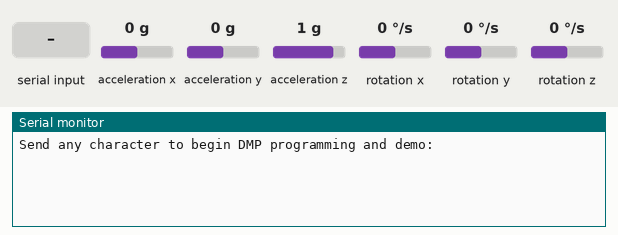
Bench run of a sketch on a simulated TI MSP430 LaunchPad. On the bench: the last lines printed to the serial monitor. The test bench sets the inputs (shaded band); at power-on: acceleration x 0 g, acceleration y 0 g, acceleration z 1 g, rotation z 0 °/s, rotation x 0 °/s, rotation y 0 °/s.

Above: at 0.8 s.
0.9 s: "1" received over Serial
At 1.5 s:
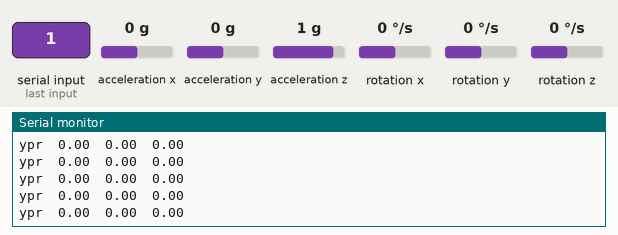
2.4 s: acceleration x set to -1.4 g
At 3.0 s:
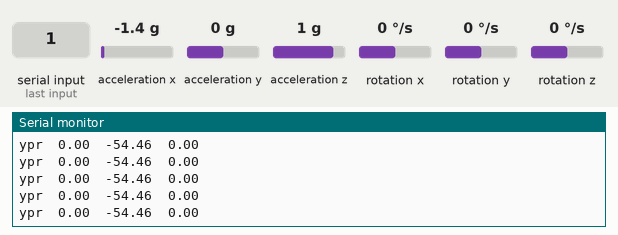
3.9 s: acceleration y set to -1.4 g
At 4.9 s:
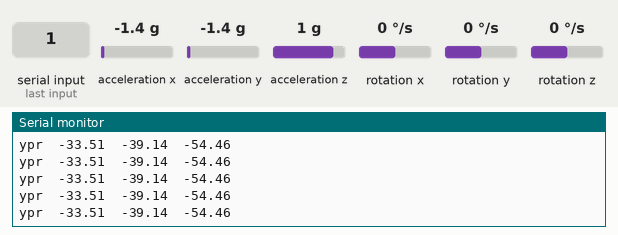
5.4 s: acceleration z set to -1.4 g
At 5.9 s:
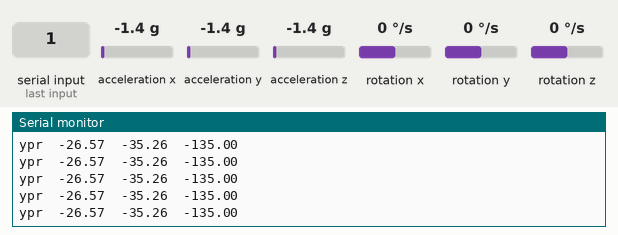
6.9 s: rotation z set to -192 °/s
At 7.8 s:
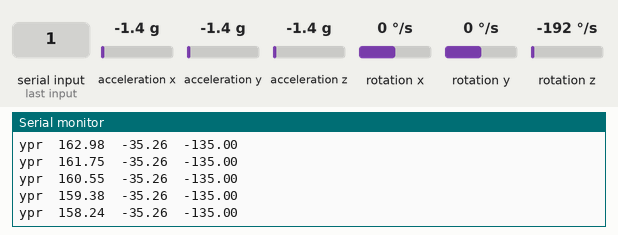
Timing chart, 0 to 9.4 s (numbered marks = the images above; inputs shaded):
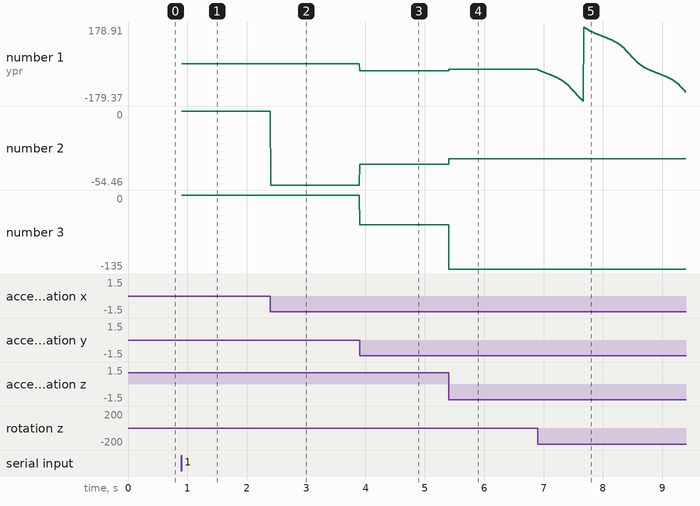

Measured:
- after the input at 0.9 s, the serial monitor: prints a new line at once (image 1)
- after the input at 2.4 s, the serial monitor: prints a new line at once (image 2)
- after the input at 3.9 s, the serial monitor: prints a new line at once (image 3)
- after the input at 5.4 s, the serial monitor: prints a new line at once (image 4)
- after the input at 6.9 s, the serial monitor: prints a new line at once (image 5)
- plotted number 1: 0 → -33.51 after the input at 3.9 s, -33.51 → -26.57 after the input at 5.4 s, -26.57 → -136.91 after the input at 6.9 s
- plotted number 2: 0 → -54.46 after the input at 2.4 s, -54.46 → -39.14 after the input at 3.9 s, -39.14 → -35.26 after the input at 5.4 s
- plotted number 3: -54.46 → -135 after the input at 5.4 s

The sketch:

minimal.ino
```cpp
#define I2CDEV_IMPLEMENTATION I2CDEV_ARDUINO_WIRE
#include "I2Cdev.h"
#include "Wire.h"
#include "MPU6050_6Axis_MotionApps20.h"

MPU6050 mpu;

// MPU control/status vars
bool dmpReady = false;  // set true if DMP init was successful
uint16_t packetSize;    // expected DMP packet size (default is 42 bytes)
uint16_t fifoCount;     // count of all bytes currently in FIFO
uint8_t fifoBuffer[64]; // FIFO storage buffer

// orientation/motion vars
Quaternion q;           // [w, x, y, z]         quaternion container
VectorFloat gravity;    // [x, y, z]            gravity vector
float ypr[3];           // [yaw, pitch, roll]   yaw/pitch/roll container and gravity vector

// ================================================================
// ===                      INITIAL SETUP                       ===
// ================================================================

void setup() {
    // initialize serial communication
    Serial.begin(115200);
    while (!Serial); // wait for Leonardo enumeration, others continue immediately

    // wait for ready
    Serial.println(F("\nSend any character to begin DMP programming and demo: "));
    while (Serial.available() && Serial.read()); // empty buffer
    while (!Serial.available());                 // wait for data
    while (Serial.available() && Serial.read()); // empty buffer again
    Serial.println(F("\nSTARTING"));

    // join I2C bus (I2Cdev library doesn't do this automatically)
    Wire.begin();

    // verify connection
    Serial.println(F("Testing device connections..."));
    Serial.println(mpu.testConnection() ? F("MPU6050 connection successful") : F("MPU6050 connection failed"));
    mpu.resetFIFO();
    mpu.getIntStatus();
    packetSize = mpu.dmpGetFIFOPacketSize();
}


// ================================================================
// ===                    MAIN PROGRAM LOOP                     ===
// ================================================================

void loop() {
    // wait for MPU interrupt or extra packet(s) available
    do {
        // other program behavior stuff here
        // .
        // .
        // .
        fifoCount = mpu.getFIFOCount();
    } while (fifoCount < packetSize);

    // check for overflow (this should never happen unless our code is too inefficient)
    uint8_t mpuIntStatus = mpu.getIntStatus();
    if ((mpuIntStatus & 0x10) || fifoCount == 1024) {
        // reset so we can continue cleanly
        mpu.resetFIFO();
        Serial.print(F("FIFO overflow! "));
        Serial.print(fifoCount);
        Serial.print(' ');
        Serial.println(mpuIntStatus);

    // otherwise, check for DMP data ready interrupt (this should happen frequently)
    } else if (mpuIntStatus & 0x02) {
        // read a packet from FIFO
        mpu.getFIFOBytes(fifoBuffer, packetSize);

        // track FIFO count here in case there is > 1 packet available
        // (this lets us immediately read more without waiting for an interrupt)
        fifoCount -= packetSize;

        // display Euler angles in degrees
        mpu.dmpGetQuaternion(&q, fifoBuffer);
        mpu.dmpGetGravity(&gravity, &q);
        mpu.dmpGetYawPitchRoll(ypr, &q, &gravity);
        Serial.print("ypr\t");
        Serial.print(ypr[0] * 180/M_PI);
        Serial.print("\t");
        Serial.print(ypr[1] * 180/M_PI);
        Serial.print("\t");
        Serial.println(ypr[2] * 180/M_PI);
    }
}
```
